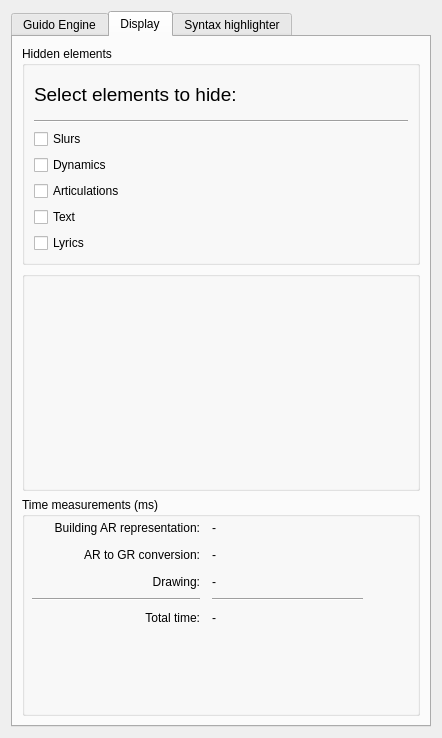
<?xml version="1.0" encoding="UTF-8"?>
<ui version="4.0">
 <class>Setup</class>
 <widget class="QDialog" name="Setup">
  <property name="windowModality">
   <enum>Qt::ApplicationModal</enum>
  </property>
  <property name="geometry">
   <rect>
    <x>0</x>
    <y>0</y>
    <width>442</width>
    <height>738</height>
   </rect>
  </property>
  <property name="sizePolicy">
   <sizepolicy hsizetype="Preferred" vsizetype="Preferred">
    <horstretch>0</horstretch>
    <verstretch>0</verstretch>
   </sizepolicy>
  </property>
  <property name="windowTitle">
   <string>Guido Engine Setup</string>
  </property>
  <property name="autoFillBackground">
   <bool>false</bool>
  </property>
  <property name="modal">
   <bool>false</bool>
  </property>
  <layout class="QVBoxLayout" name="verticalLayout">
   <item>
    <widget class="QTabWidget" name="fTabWidget">
     <property name="currentIndex">
      <number>1</number>
     </property>
     <widget class="QWidget" name="tab">
      <attribute name="title">
       <string>Guido Engine</string>
      </attribute>
      <layout class="QVBoxLayout" name="verticalLayout_1">
       <item>
        <widget class="QGroupBox" name="groupBox">
         <property name="title">
          <string>Notes spacing</string>
         </property>
         <layout class="QGridLayout" name="gridLayout_4">
          <item row="1" column="2">
           <widget class="QSpinBox" name="fForceBox">
            <property name="minimum">
             <number>400</number>
            </property>
            <property name="maximum">
             <number>1500</number>
            </property>
            <property name="value">
             <number>750</number>
            </property>
           </widget>
          </item>
          <item row="0" column="0">
           <widget class="QLabel" name="fLabel4">
            <property name="layoutDirection">
             <enum>Qt::RightToLeft</enum>
            </property>
            <property name="text">
             <string>Spring</string>
            </property>
           </widget>
          </item>
          <item row="0" column="1">
           <widget class="QSlider" name="fSpringSlider">
            <property name="minimum">
             <number>100</number>
            </property>
            <property name="maximum">
             <number>500</number>
            </property>
            <property name="pageStep">
             <number>20</number>
            </property>
            <property name="value">
             <number>110</number>
            </property>
            <property name="orientation">
             <enum>Qt::Horizontal</enum>
            </property>
           </widget>
          </item>
          <item row="0" column="2">
           <widget class="QSpinBox" name="fSpringBox">
            <property name="minimum">
             <number>100</number>
            </property>
            <property name="maximum">
             <number>500</number>
            </property>
            <property name="value">
             <number>110</number>
            </property>
           </widget>
          </item>
          <item row="1" column="0">
           <widget class="QLabel" name="fLabel5">
            <property name="layoutDirection">
             <enum>Qt::RightToLeft</enum>
            </property>
            <property name="text">
             <string>Force</string>
            </property>
           </widget>
          </item>
          <item row="1" column="1">
           <widget class="QSlider" name="fForceSlider">
            <property name="minimum">
             <number>400</number>
            </property>
            <property name="maximum">
             <number>1500</number>
            </property>
            <property name="pageStep">
             <number>100</number>
            </property>
            <property name="value">
             <number>750</number>
            </property>
            <property name="orientation">
             <enum>Qt::Horizontal</enum>
            </property>
           </widget>
          </item>
          <item row="2" column="0">
           <widget class="QCheckBox" name="fCheckLyrics">
            <property name="text">
             <string>Check lyrics collisions</string>
            </property>
           </widget>
          </item>
         </layout>
        </widget>
       </item>
       <item>
        <widget class="QGroupBox" name="groupBox_3">
         <property name="title">
          <string>Systems layout</string>
         </property>
         <layout class="QGridLayout" name="gridLayout_2">
          <item row="2" column="1">
           <widget class="QComboBox" name="fSysDistrMenu">
            <item>
             <property name="text">
              <string>auto</string>
             </property>
            </item>
            <item>
             <property name="text">
              <string>always</string>
             </property>
            </item>
            <item>
             <property name="text">
              <string>never</string>
             </property>
            </item>
           </widget>
          </item>
          <item row="0" column="0">
           <widget class="QLabel" name="fLabel1">
            <property name="layoutDirection">
             <enum>Qt::RightToLeft</enum>
            </property>
            <property name="text">
             <string>System distance</string>
            </property>
           </widget>
          </item>
          <item row="0" column="1">
           <widget class="QSlider" name="fSysDistSlider">
            <property name="minimum">
             <number>1</number>
            </property>
            <property name="maximum">
             <number>1000</number>
            </property>
            <property name="pageStep">
             <number>50</number>
            </property>
            <property name="value">
             <number>75</number>
            </property>
            <property name="orientation">
             <enum>Qt::Horizontal</enum>
            </property>
           </widget>
          </item>
          <item row="0" column="2">
           <widget class="QSpinBox" name="fSysDistBox">
            <property name="minimum">
             <number>1</number>
            </property>
            <property name="maximum">
             <number>1000</number>
            </property>
            <property name="value">
             <number>75</number>
            </property>
           </widget>
          </item>
          <item row="1" column="0">
           <widget class="QLabel" name="fLabel2">
            <property name="layoutDirection">
             <enum>Qt::RightToLeft</enum>
            </property>
            <property name="text">
             <string>Maximum distance</string>
            </property>
           </widget>
          </item>
          <item row="1" column="1">
           <widget class="QSlider" name="fMaxDistSlider">
            <property name="minimum">
             <number>1</number>
            </property>
            <property name="maximum">
             <number>100</number>
            </property>
            <property name="value">
             <number>25</number>
            </property>
            <property name="orientation">
             <enum>Qt::Horizontal</enum>
            </property>
           </widget>
          </item>
          <item row="1" column="2">
           <widget class="QSpinBox" name="fMaxDistBox">
            <property name="minimum">
             <number>1</number>
            </property>
            <property name="maximum">
             <number>100</number>
            </property>
            <property name="value">
             <number>25</number>
            </property>
           </widget>
          </item>
          <item row="2" column="0">
           <widget class="QLabel" name="fLabel3">
            <property name="layoutDirection">
             <enum>Qt::RightToLeft</enum>
            </property>
            <property name="text">
             <string>System distribution</string>
            </property>
           </widget>
          </item>
         </layout>
        </widget>
       </item>
       <item>
        <layout class="QHBoxLayout" name="horizontalLayout_3">
         <item>
          <widget class="QGroupBox" name="groupBox_2">
           <property name="title">
            <string>Page layout</string>
           </property>
           <layout class="QGridLayout" name="gridLayout_3">
            <item row="2" column="0">
             <widget class="QCheckBox" name="fNSpacingcheckBox">
              <property name="text">
               <string>Neighborhood spacing</string>
              </property>
             </widget>
            </item>
            <item row="1" column="0">
             <widget class="QCheckBox" name="fOPFcheckBox">
              <property name="text">
               <string>Optimum page fill</string>
              </property>
              <property name="checked">
               <bool>true</bool>
              </property>
             </widget>
            </item>
            <item row="3" column="0">
             <widget class="QCheckBox" name="fResizePage2MusiccheckBox">
              <property name="text">
               <string>Resize page to music</string>
              </property>
              <property name="checked">
               <bool>true</bool>
              </property>
             </widget>
            </item>
            <item row="4" column="0">
             <widget class="QCheckBox" name="fPropRendercheckBox">
              <property name="text">
               <string>Proportional rendering</string>
              </property>
              <property name="checked">
               <bool>true</bool>
              </property>
             </widget>
            </item>
           </layout>
          </widget>
         </item>
         <item>
          <widget class="QGroupBox" name="groupBox_5">
           <property name="title">
            <string>Score color</string>
           </property>
           <layout class="QGridLayout" name="gridLayout_5">
            <item row="0" column="0">
             <widget class="QPushButton" name="fColorButton">
              <property name="text">
               <string>Change...</string>
              </property>
             </widget>
            </item>
           </layout>
          </widget>
         </item>
        </layout>
       </item>
       <item>
        <widget class="QGroupBox" name="groupBox_4">
         <property name="title">
          <string>Bounding boxes drawing</string>
         </property>
         <layout class="QVBoxLayout" name="verticalLayout_4">
          <item>
           <widget class="QFrame" name="frame">
            <property name="enabled">
             <bool>true</bool>
            </property>
            <property name="frameShape">
             <enum>QFrame::StyledPanel</enum>
            </property>
            <property name="frameShadow">
             <enum>QFrame::Raised</enum>
            </property>
            <layout class="QHBoxLayout" name="horizontalLayout">
             <property name="spacing">
              <number>0</number>
             </property>
             <property name="leftMargin">
              <number>0</number>
             </property>
             <property name="topMargin">
              <number>0</number>
             </property>
             <property name="rightMargin">
              <number>0</number>
             </property>
             <property name="bottomMargin">
              <number>0</number>
             </property>
             <item>
              <widget class="QCheckBox" name="fMapping">
               <property name="font">
                <font>
                 <pointsize>13</pointsize>
                </font>
               </property>
               <property name="text">
                <string>Mapping</string>
               </property>
               <property name="checked">
                <bool>true</bool>
               </property>
              </widget>
             </item>
             <item>
              <widget class="QCheckBox" name="fRawMapping">
               <property name="font">
                <font>
                 <pointsize>13</pointsize>
                </font>
               </property>
               <property name="text">
                <string>Raw</string>
               </property>
               <property name="checked">
                <bool>true</bool>
               </property>
              </widget>
             </item>
             <item>
              <widget class="QCheckBox" name="fBoundingBoxes">
               <property name="font">
                <font>
                 <pointsize>13</pointsize>
                </font>
               </property>
               <property name="text">
                <string>Bounding boxes</string>
               </property>
              </widget>
             </item>
            </layout>
           </widget>
          </item>
          <item>
           <layout class="QHBoxLayout" name="horizontalLayout_13">
            <item>
             <widget class="QFrame" name="frame_2">
              <property name="frameShape">
               <enum>QFrame::StyledPanel</enum>
              </property>
              <property name="frameShadow">
               <enum>QFrame::Raised</enum>
              </property>
              <layout class="QHBoxLayout" name="horizontalLayout_11">
               <property name="spacing">
                <number>0</number>
               </property>
               <property name="leftMargin">
                <number>0</number>
               </property>
               <property name="topMargin">
                <number>0</number>
               </property>
               <property name="rightMargin">
                <number>0</number>
               </property>
               <property name="bottomMargin">
                <number>0</number>
               </property>
               <item>
                <widget class="QLabel" name="label_15">
                 <property name="text">
                  <string>Voice</string>
                 </property>
                </widget>
               </item>
               <item>
                <widget class="QSpinBox" name="fVoiceNumEdit">
                 <property name="minimum">
                  <number>1</number>
                 </property>
                </widget>
               </item>
               <item>
                <widget class="QCheckBox" name="fShowAllVoicesCheckBox">
                 <property name="enabled">
                  <bool>true</bool>
                 </property>
                 <property name="font">
                  <font>
                   <pointsize>13</pointsize>
                  </font>
                 </property>
                 <property name="text">
                  <string>All</string>
                 </property>
                 <property name="checked">
                  <bool>false</bool>
                 </property>
                </widget>
               </item>
              </layout>
             </widget>
            </item>
            <item>
             <widget class="QFrame" name="frame_3">
              <property name="frameShape">
               <enum>QFrame::StyledPanel</enum>
              </property>
              <property name="frameShadow">
               <enum>QFrame::Raised</enum>
              </property>
              <layout class="QHBoxLayout" name="horizontalLayout_12">
               <property name="spacing">
                <number>0</number>
               </property>
               <property name="leftMargin">
                <number>0</number>
               </property>
               <property name="topMargin">
                <number>0</number>
               </property>
               <property name="rightMargin">
                <number>0</number>
               </property>
               <property name="bottomMargin">
                <number>0</number>
               </property>
               <item>
                <widget class="QLabel" name="label_16">
                 <property name="text">
                  <string>Staff</string>
                 </property>
                </widget>
               </item>
               <item>
                <widget class="QSpinBox" name="fStaffNumEdit">
                 <property name="minimum">
                  <number>1</number>
                 </property>
                </widget>
               </item>
               <item>
                <widget class="QCheckBox" name="fShowAllStaffsCheckBox">
                 <property name="font">
                  <font>
                   <pointsize>13</pointsize>
                  </font>
                 </property>
                 <property name="text">
                  <string>All</string>
                 </property>
                 <property name="checked">
                  <bool>false</bool>
                 </property>
                </widget>
               </item>
              </layout>
             </widget>
            </item>
           </layout>
          </item>
          <item>
           <layout class="QGridLayout" name="gridLayout">
            <item row="0" column="0">
             <widget class="QCheckBox" name="fPageBB">
              <property name="text">
               <string>Page</string>
              </property>
             </widget>
            </item>
            <item row="0" column="1">
             <widget class="QCheckBox" name="fSystemBB">
              <property name="text">
               <string>Systems</string>
              </property>
             </widget>
            </item>
            <item row="0" column="2">
             <widget class="QCheckBox" name="fSystemSliceBB">
              <property name="text">
               <string>Systems slices</string>
              </property>
             </widget>
            </item>
            <item row="1" column="0">
             <widget class="QCheckBox" name="fStaffBB">
              <property name="text">
               <string>Staves</string>
              </property>
             </widget>
            </item>
            <item row="1" column="1">
             <widget class="QCheckBox" name="fMeasureBB">
              <property name="text">
               <string>Measures</string>
              </property>
             </widget>
            </item>
            <item row="1" column="2">
             <widget class="QCheckBox" name="fEventBB">
              <property name="text">
               <string>Events</string>
              </property>
             </widget>
            </item>
           </layout>
          </item>
         </layout>
        </widget>
       </item>
       <item>
        <layout class="QHBoxLayout" name="horizontalLayout_2">
         <property name="sizeConstraint">
          <enum>QLayout::SetMaximumSize</enum>
         </property>
         <item>
          <widget class="QPushButton" name="fDefaultButton">
           <property name="text">
            <string>Default</string>
           </property>
          </widget>
         </item>
         <item>
          <widget class="QDialogButtonBox" name="fButtonBox">
           <property name="orientation">
            <enum>Qt::Horizontal</enum>
           </property>
           <property name="standardButtons">
            <set>QDialogButtonBox::Cancel|QDialogButtonBox::Ok</set>
           </property>
          </widget>
         </item>
        </layout>
       </item>
      </layout>
     </widget>
     <widget class="QWidget" name="tab_1">
      <attribute name="title">
       <string>Display</string>
      </attribute>
      <layout class="QVBoxLayout" name="verticalLayout_2">
       <item>
        <widget class="QGroupBox" name="groupBox">
         <property name="title">
          <string>Hidden elements</string>
         </property>
         <layout class="QGridLayout" name="gridLayout_4">
          <item row="1" column="0">
           <widget class="Line" name="line">
            <property name="orientation">
             <enum>Qt::Horizontal</enum>
            </property>
           </widget>
          </item>
          <item row="6" column="0">
           <widget class="QCheckBox" name="fHideText">
            <property name="text">
             <string>Text</string>
            </property>
           </widget>
          </item>
          <item row="3" column="0">
           <widget class="QCheckBox" name="fHideSlurs">
            <property name="text">
             <string>Slurs</string>
            </property>
           </widget>
          </item>
          <item row="4" column="0">
           <widget class="QCheckBox" name="fHideDynamics">
            <property name="text">
             <string>Dynamics</string>
            </property>
           </widget>
          </item>
          <item row="5" column="0">
           <widget class="QCheckBox" name="fHideArticulations">
            <property name="text">
             <string>Articulations</string>
            </property>
           </widget>
          </item>
          <item row="7" column="0">
           <widget class="QCheckBox" name="fHideLyrics">
            <property name="text">
             <string>Lyrics</string>
            </property>
           </widget>
          </item>
          <item row="0" column="0">
           <widget class="QLabel" name="label_17">
            <property name="font">
             <font>
              <pointsize>14</pointsize>
             </font>
            </property>
            <property name="text">
             <string>Select elements to hide:</string>
            </property>
           </widget>
          </item>
         </layout>
        </widget>
       </item>
       <item>
        <widget class="QGroupBox" name="groupBox_14">
         <property name="title">
          <string/>
         </property>
        </widget>
       </item>
       <item>
        <layout class="QHBoxLayout" name="horizontalLayout_2">
         <property name="sizeConstraint">
          <enum>QLayout::SetMaximumSize</enum>
         </property>
         <item>
          <widget class="QGroupBox" name="groupBox_13">
           <property name="title">
            <string>Time measurements (ms)</string>
           </property>
           <widget class="QWidget" name="verticalLayoutWidget">
            <property name="geometry">
             <rect>
              <x>190</x>
              <y>20</y>
              <width>151</width>
              <height>111</height>
             </rect>
            </property>
            <layout class="QVBoxLayout" name="verticalLayout_7">
             <item>
              <widget class="QLabel" name="fARTime">
               <property name="text">
                <string>-</string>
               </property>
              </widget>
             </item>
             <item>
              <widget class="QLabel" name="fAR2GRTime">
               <property name="text">
                <string>-</string>
               </property>
              </widget>
             </item>
             <item>
              <widget class="QLabel" name="fDrawTime">
               <property name="text">
                <string>-</string>
               </property>
              </widget>
             </item>
             <item>
              <widget class="Line" name="line_2">
               <property name="orientation">
                <enum>Qt::Horizontal</enum>
               </property>
              </widget>
             </item>
             <item>
              <widget class="QLabel" name="fTotalTime">
               <property name="text">
                <string>-</string>
               </property>
              </widget>
             </item>
            </layout>
           </widget>
           <widget class="QWidget" name="verticalLayoutWidget_2">
            <property name="geometry">
             <rect>
              <x>10</x>
              <y>20</y>
              <width>168</width>
              <height>111</height>
             </rect>
            </property>
            <layout class="QVBoxLayout" name="verticalLayout_9">
             <item>
              <widget class="QLabel" name="ftimelabel1">
               <property name="text">
                <string>Building AR representation:</string>
               </property>
               <property name="alignment">
                <set>Qt::AlignRight|Qt::AlignTrailing|Qt::AlignVCenter</set>
               </property>
              </widget>
             </item>
             <item>
              <widget class="QLabel" name="ftimelabel2">
               <property name="text">
                <string>AR to GR conversion:</string>
               </property>
               <property name="alignment">
                <set>Qt::AlignRight|Qt::AlignTrailing|Qt::AlignVCenter</set>
               </property>
              </widget>
             </item>
             <item>
              <widget class="QLabel" name="ftimelabel3">
               <property name="text">
                <string>Drawing:</string>
               </property>
               <property name="alignment">
                <set>Qt::AlignRight|Qt::AlignTrailing|Qt::AlignVCenter</set>
               </property>
              </widget>
             </item>
             <item>
              <widget class="Line" name="line_3">
               <property name="orientation">
                <enum>Qt::Horizontal</enum>
               </property>
              </widget>
             </item>
             <item>
              <widget class="QLabel" name="ftotallabel">
               <property name="text">
                <string>Total time:</string>
               </property>
               <property name="alignment">
                <set>Qt::AlignRight|Qt::AlignTrailing|Qt::AlignVCenter</set>
               </property>
              </widget>
             </item>
            </layout>
           </widget>
          </widget>
         </item>
        </layout>
       </item>
      </layout>
     </widget>
     <widget class="QWidget" name="tab_2">
      <attribute name="title">
       <string>Syntax highlighter</string>
      </attribute>
      <layout class="QVBoxLayout" name="verticalLayout_3">
       <item>
        <widget class="QGroupBox" name="groupBox_6">
         <property name="title">
          <string>Notes</string>
         </property>
         <layout class="QHBoxLayout" name="horizontalLayout_4">
          <item>
           <widget class="QLabel" name="label">
            <property name="text">
             <string>Color</string>
            </property>
           </widget>
          </item>
          <item>
           <widget class="QPushButton" name="fNotesColorButton">
            <property name="text">
             <string>Change...</string>
            </property>
           </widget>
          </item>
          <item>
           <spacer name="horizontalSpacer">
            <property name="orientation">
             <enum>Qt::Horizontal</enum>
            </property>
            <property name="sizeHint" stdset="0">
             <size>
              <width>40</width>
              <height>20</height>
             </size>
            </property>
           </spacer>
          </item>
          <item>
           <widget class="QLabel" name="label_2">
            <property name="text">
             <string>Weight</string>
            </property>
           </widget>
          </item>
          <item>
           <widget class="QComboBox" name="fNotesWeight"/>
          </item>
         </layout>
        </widget>
       </item>
       <item>
        <widget class="QGroupBox" name="groupBox_12">
         <property name="title">
          <string>Tags</string>
         </property>
         <layout class="QHBoxLayout" name="horizontalLayout_10">
          <item>
           <widget class="QLabel" name="label_13">
            <property name="text">
             <string>Color</string>
            </property>
           </widget>
          </item>
          <item>
           <widget class="QPushButton" name="fTagsColorButton">
            <property name="text">
             <string>Change...</string>
            </property>
           </widget>
          </item>
          <item>
           <spacer name="horizontalSpacer_7">
            <property name="orientation">
             <enum>Qt::Horizontal</enum>
            </property>
            <property name="sizeHint" stdset="0">
             <size>
              <width>40</width>
              <height>20</height>
             </size>
            </property>
           </spacer>
          </item>
          <item>
           <widget class="QLabel" name="label_14">
            <property name="text">
             <string>Weight</string>
            </property>
           </widget>
          </item>
          <item>
           <widget class="QComboBox" name="fTagsWeight"/>
          </item>
         </layout>
        </widget>
       </item>
       <item>
        <widget class="QGroupBox" name="groupBox_7">
         <property name="title">
          <string>Tags parameters</string>
         </property>
         <layout class="QHBoxLayout" name="horizontalLayout_5">
          <item>
           <widget class="QLabel" name="label_3">
            <property name="text">
             <string>Color</string>
            </property>
           </widget>
          </item>
          <item>
           <widget class="QPushButton" name="fTagsParametersColorButton">
            <property name="text">
             <string>Change...</string>
            </property>
           </widget>
          </item>
          <item>
           <spacer name="horizontalSpacer_2">
            <property name="orientation">
             <enum>Qt::Horizontal</enum>
            </property>
            <property name="sizeHint" stdset="0">
             <size>
              <width>40</width>
              <height>20</height>
             </size>
            </property>
           </spacer>
          </item>
          <item>
           <widget class="QLabel" name="label_4">
            <property name="text">
             <string>Weight</string>
            </property>
           </widget>
          </item>
          <item>
           <widget class="QComboBox" name="fTagsParametersWeight"/>
          </item>
         </layout>
        </widget>
       </item>
       <item>
        <widget class="QGroupBox" name="groupBox_11">
         <property name="title">
          <string>Durations</string>
         </property>
         <layout class="QHBoxLayout" name="horizontalLayout_9">
          <item>
           <widget class="QLabel" name="label_11">
            <property name="text">
             <string>Color</string>
            </property>
           </widget>
          </item>
          <item>
           <widget class="QPushButton" name="fDurationsColorButton">
            <property name="text">
             <string>Change...</string>
            </property>
           </widget>
          </item>
          <item>
           <spacer name="horizontalSpacer_6">
            <property name="orientation">
             <enum>Qt::Horizontal</enum>
            </property>
            <property name="sizeHint" stdset="0">
             <size>
              <width>40</width>
              <height>20</height>
             </size>
            </property>
           </spacer>
          </item>
          <item>
           <widget class="QLabel" name="label_12">
            <property name="text">
             <string>Weight</string>
            </property>
           </widget>
          </item>
          <item>
           <widget class="QComboBox" name="fDurationsWeight"/>
          </item>
         </layout>
        </widget>
       </item>
       <item>
        <widget class="QGroupBox" name="groupBox_8">
         <property name="title">
          <string>Comments</string>
         </property>
         <layout class="QHBoxLayout" name="horizontalLayout_6">
          <item>
           <widget class="QLabel" name="label_5">
            <property name="text">
             <string>Color</string>
            </property>
           </widget>
          </item>
          <item>
           <widget class="QPushButton" name="fCommentsColorButton">
            <property name="text">
             <string>Change...</string>
            </property>
           </widget>
          </item>
          <item>
           <spacer name="horizontalSpacer_3">
            <property name="orientation">
             <enum>Qt::Horizontal</enum>
            </property>
            <property name="sizeHint" stdset="0">
             <size>
              <width>40</width>
              <height>20</height>
             </size>
            </property>
           </spacer>
          </item>
          <item>
           <widget class="QLabel" name="label_6">
            <property name="text">
             <string>Weight</string>
            </property>
           </widget>
          </item>
          <item>
           <widget class="QComboBox" name="fCommentsWeight"/>
          </item>
         </layout>
        </widget>
       </item>
       <item>
        <widget class="QGroupBox" name="groupBox_10">
         <property name="title">
          <string>Voice separator</string>
         </property>
         <layout class="QHBoxLayout" name="horizontalLayout_8">
          <item>
           <widget class="QLabel" name="label_9">
            <property name="text">
             <string>Color</string>
            </property>
           </widget>
          </item>
          <item>
           <widget class="QPushButton" name="fVoiceSeparatorColorButton">
            <property name="text">
             <string>Change...</string>
            </property>
           </widget>
          </item>
          <item>
           <spacer name="horizontalSpacer_5">
            <property name="orientation">
             <enum>Qt::Horizontal</enum>
            </property>
            <property name="sizeHint" stdset="0">
             <size>
              <width>40</width>
              <height>20</height>
             </size>
            </property>
           </spacer>
          </item>
          <item>
           <widget class="QLabel" name="label_10">
            <property name="text">
             <string>Weight</string>
            </property>
           </widget>
          </item>
          <item>
           <widget class="QComboBox" name="fVoiceSeparatorWeight"/>
          </item>
         </layout>
        </widget>
       </item>
       <item>
        <widget class="QGroupBox" name="groupBox_9">
         <property name="title">
          <string>Score separator</string>
         </property>
         <layout class="QHBoxLayout" name="horizontalLayout_7">
          <item>
           <widget class="QLabel" name="label_7">
            <property name="text">
             <string>Color</string>
            </property>
           </widget>
          </item>
          <item>
           <widget class="QPushButton" name="fScoreSeparatorColorButton">
            <property name="text">
             <string>Change...</string>
            </property>
           </widget>
          </item>
          <item>
           <spacer name="horizontalSpacer_4">
            <property name="orientation">
             <enum>Qt::Horizontal</enum>
            </property>
            <property name="sizeHint" stdset="0">
             <size>
              <width>40</width>
              <height>20</height>
             </size>
            </property>
           </spacer>
          </item>
          <item>
           <widget class="QLabel" name="label_8">
            <property name="text">
             <string>Weight</string>
            </property>
           </widget>
          </item>
          <item>
           <widget class="QComboBox" name="fScoreSeparatorWeight"/>
          </item>
         </layout>
        </widget>
       </item>
      </layout>
     </widget>
    </widget>
   </item>
  </layout>
 </widget>
 <resources/>
 <connections>
  <connection>
   <sender>fForceSlider</sender>
   <signal>valueChanged(int)</signal>
   <receiver>fForceBox</receiver>
   <slot>setValue(int)</slot>
   <hints>
    <hint type="sourcelabel">
     <x>229</x>
     <y>208</y>
    </hint>
    <hint type="destinationlabel">
     <x>339</x>
     <y>207</y>
    </hint>
   </hints>
  </connection>
  <connection>
   <sender>fForceBox</sender>
   <signal>valueChanged(int)</signal>
   <receiver>fForceSlider</receiver>
   <slot>setValue(int)</slot>
   <hints>
    <hint type="sourcelabel">
     <x>339</x>
     <y>207</y>
    </hint>
    <hint type="destinationlabel">
     <x>229</x>
     <y>208</y>
    </hint>
   </hints>
  </connection>
  <connection>
   <sender>fSpringSlider</sender>
   <signal>valueChanged(int)</signal>
   <receiver>fSpringBox</receiver>
   <slot>setValue(int)</slot>
   <hints>
    <hint type="sourcelabel">
     <x>228</x>
     <y>178</y>
    </hint>
    <hint type="destinationlabel">
     <x>340</x>
     <y>177</y>
    </hint>
   </hints>
  </connection>
  <connection>
   <sender>fSpringBox</sender>
   <signal>valueChanged(int)</signal>
   <receiver>fSpringSlider</receiver>
   <slot>setValue(int)</slot>
   <hints>
    <hint type="sourcelabel">
     <x>340</x>
     <y>177</y>
    </hint>
    <hint type="destinationlabel">
     <x>228</x>
     <y>178</y>
    </hint>
   </hints>
  </connection>
  <connection>
   <sender>fMaxDistSlider</sender>
   <signal>valueChanged(int)</signal>
   <receiver>fMaxDistBox</receiver>
   <slot>setValue(int)</slot>
   <hints>
    <hint type="sourcelabel">
     <x>230</x>
     <y>59</y>
    </hint>
    <hint type="destinationlabel">
     <x>340</x>
     <y>60</y>
    </hint>
   </hints>
  </connection>
  <connection>
   <sender>fMaxDistBox</sender>
   <signal>valueChanged(int)</signal>
   <receiver>fMaxDistSlider</receiver>
   <slot>setValue(int)</slot>
   <hints>
    <hint type="sourcelabel">
     <x>340</x>
     <y>60</y>
    </hint>
    <hint type="destinationlabel">
     <x>230</x>
     <y>59</y>
    </hint>
   </hints>
  </connection>
  <connection>
   <sender>fSysDistSlider</sender>
   <signal>valueChanged(int)</signal>
   <receiver>fSysDistBox</receiver>
   <slot>setValue(int)</slot>
   <hints>
    <hint type="sourcelabel">
     <x>230</x>
     <y>31</y>
    </hint>
    <hint type="destinationlabel">
     <x>340</x>
     <y>30</y>
    </hint>
   </hints>
  </connection>
  <connection>
   <sender>fSysDistBox</sender>
   <signal>valueChanged(int)</signal>
   <receiver>fSysDistSlider</receiver>
   <slot>setValue(int)</slot>
   <hints>
    <hint type="sourcelabel">
     <x>340</x>
     <y>30</y>
    </hint>
    <hint type="destinationlabel">
     <x>230</x>
     <y>31</y>
    </hint>
   </hints>
  </connection>
  <connection>
   <sender>fButtonBox</sender>
   <signal>rejected()</signal>
   <receiver>Setup</receiver>
   <slot>reject()</slot>
   <hints>
    <hint type="sourcelabel">
     <x>264</x>
     <y>668</y>
    </hint>
    <hint type="destinationlabel">
     <x>199</x>
     <y>143</y>
    </hint>
   </hints>
  </connection>
  <connection>
   <sender>fButtonBox</sender>
   <signal>accepted()</signal>
   <receiver>Setup</receiver>
   <slot>accept()</slot>
   <hints>
    <hint type="sourcelabel">
     <x>264</x>
     <y>668</y>
    </hint>
    <hint type="destinationlabel">
     <x>199</x>
     <y>143</y>
    </hint>
   </hints>
  </connection>
 </connections>
</ui>
